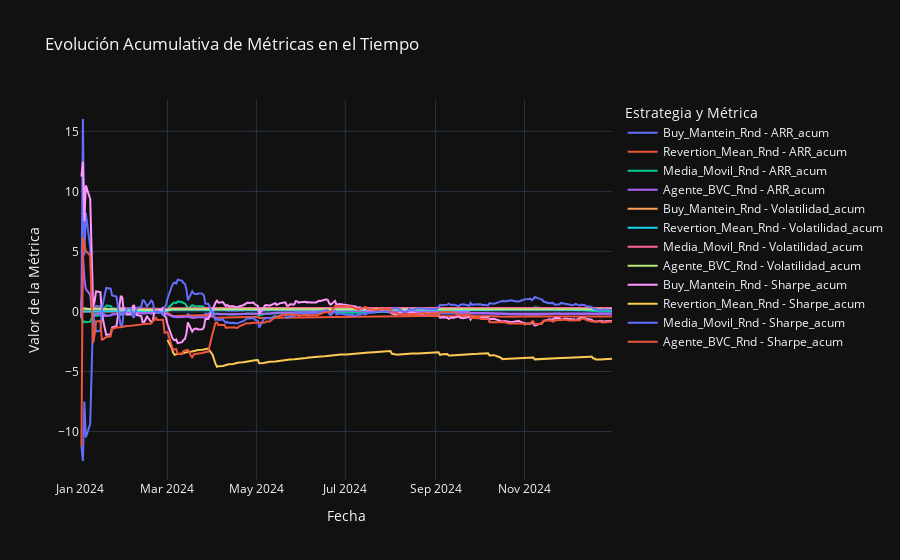

The notebook cell this image was saved under:
### Markdown cell above
## Evolución Metricas

### Code cell
# Transformar el DataFrame a formato largo
df_melted = df_indice.melt(id_vars=['Date'], var_name='Estrategia', value_name='Rendimiento')

# Función para calcular métricas acumulativas
def calcular_metricas_acumulativas(df):
    df = df.sort_values('Date').copy()  # Asegurar orden cronológico
    df['ARR_acum'] = (1 + df['Rendimiento']).cumprod() ** (253 / df.index.to_series().diff().fillna(1).cumsum()) - 1
    df['Volatilidad_acum'] = df['Rendimiento'].expanding().std() * np.sqrt(252)
    df['Sharpe_acum'] = (df['Rendimiento'].expanding().mean() / df['Rendimiento'].expanding().std()) * np.sqrt(252)
    return df

# Aplicar función por estrategia
df_time_metrics = df_melted.groupby('Estrategia', group_keys=False).apply(calcular_metricas_acumulativas)

# Graficar la evolución de las métricas acumulativas
fig = go.Figure()
for metric in ['ARR_acum', 'Volatilidad_acum', 'Sharpe_acum']:
    for strategy in df_time_metrics['Estrategia'].unique():
        df_temp = df_time_metrics[df_time_metrics['Estrategia'] == strategy]
        fig.add_trace(go.Scatter(x=df_temp['Date'], y=df_temp[metric], mode='lines', name=f"{strategy} - {metric}"))

fig.update_layout(
    title="Evolución Acumulativa de Métricas en el Tiempo",
    xaxis_title="Fecha",
    yaxis_title="Valor de la Métrica",
    legend_title="Estrategia y Métrica",
    template="plotly_dark"
)

fig.show()

### Figure 1 — Plotly figure (JSON) as saved in the notebook; plotly's stock layout.template omitted (floating-point values rounded to 4 significant figures; data arrays with more than 128 entries replaced by an {"elided": "..."} marker saying what was removed)
{"data": [{"mode": "lines", "name": "Buy_Mantein_Rnd - ARR_acum", "type": "scatter", "x": {"elided": "253 str values"}, "y": {"elided": "253 float values"}}, {"mode": "lines", "name": "Revertion_Mean_Rnd - ARR_acum", "type": "scatter", "x": {"elided": "253 str values"}, "y": {"elided": "253 float values"}}, {"mode": "lines", "name": "Media_Movil_Rnd - ARR_acum", "type": "scatter", "x": {"elided": "253 str values"}, "y": {"elided": "253 float values"}}, {"mode": "lines", "name": "Agente_BVC_Rnd - ARR_acum", "type": "scatter", "x": {"elided": "253 str values"}, "y": {"elided": "253 float values"}}, {"mode": "lines", "name": "Buy_Mantein_Rnd - Volatilidad_acum", "type": "scatter", "x": {"elided": "253 str values"}, "y": {"elided": "253 float values"}}, {"mode": "lines", "name": "Revertion_Mean_Rnd - Volatilidad_acum", "type": "scatter", "x": {"elided": "253 str values"}, "y": {"elided": "253 float values"}}, {"mode": "lines", "name": "Media_Movil_Rnd - Volatilidad_acum", "type": "scatter", "x": {"elided": "253 str values"}, "y": {"elided": "253 float values"}}, {"mode": "lines", "name": "Agente_BVC_Rnd - Volatilidad_acum", "type": "scatter", "x": {"elided": "253 str values"}, "y": {"elided": "253 float values"}}, {"mode": "lines", "name": "Buy_Mantein_Rnd - Sharpe_acum", "type": "scatter", "x": {"elided": "253 str values"}, "y": {"elided": "253 float values"}}, {"mode": "lines", "name": "Revertion_Mean_Rnd - Sharpe_acum", "type": "scatter", "x": {"elided": "253 str values"}, "y": {"elided": "253 float values"}}, {"mode": "lines", "name": "Media_Movil_Rnd - Sharpe_acum", "type": "scatter", "x": {"elided": "253 str values"}, "y": {"elided": "253 float values"}}, {"mode": "lines", "name": "Agente_BVC_Rnd - Sharpe_acum", "type": "scatter", "x": {"elided": "253 str values"}, "y": {"elided": "253 float values"}}], "layout": {"legend": {"title": {"text": "Estrategia y Métrica"}}, "title": {"text": "Evolución Acumulativa de Métricas en el Tiempo"}, "xaxis": {"title": {"text": "Fecha"}}, "yaxis": {"title": {"text": "Valor de la Métrica"}}}}
